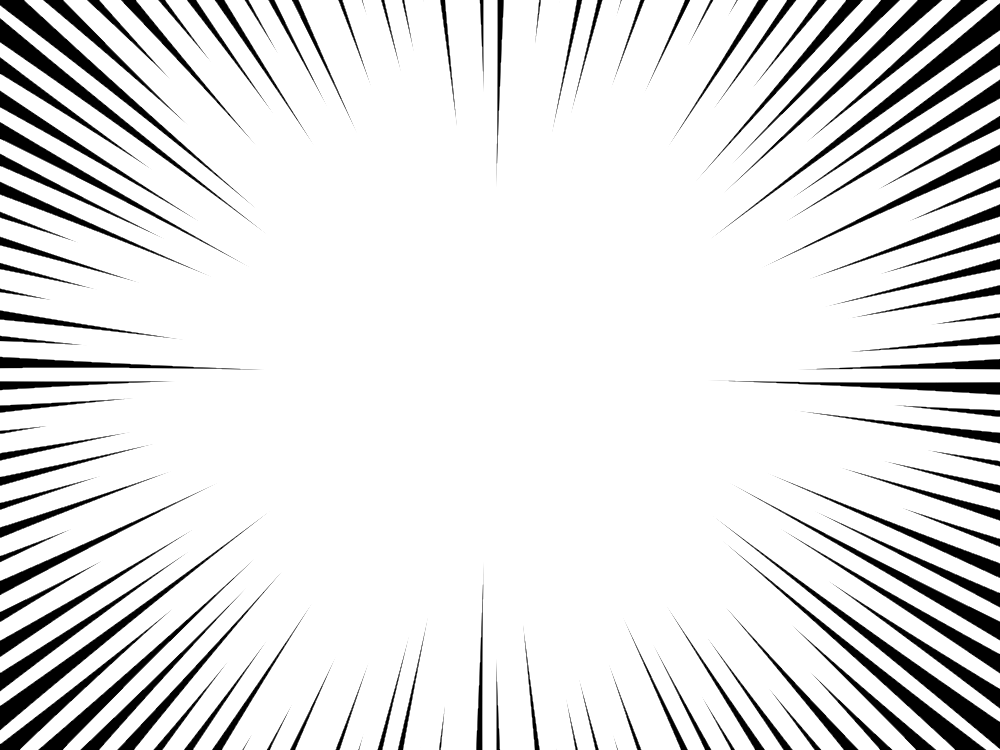
#> input picture data/lines.png, 1000 x 750 px, found by its file name
$ python ld-exam01.py
#> lines starting #> are read from the running program, lines starting #| are printed output that depends on the picture; after the words box and inside, x2 and y2 are one past the last pixel; in counts of white or black regions, pixels touching at a corner belong together
# date : 2024-01-26
# ref : https://www.youtube.com/watch?v=KEYzUP7-kkU&list=PL_r4rS7sBXUJUBmoPra9vMKZ6clpg_tdO&index=2

import cv2
import numpy as np

## Test
def remove_grabcut_bg(image):
	tmp = cv2.cvtColor(image,cv2.COLOR_RGB2GRAY)
	_,alpha = cv2.threshold(tmp,0,255,cv2.THRESH_BINARY)
	r, g, b = cv2.split(image)
	rgba = [r,g,b,alpha]
	dst = cv2.merge(rgba,4)
	return dst

# img = cv2.imread('./data/U2PZu1679322052.jpg')
# resized_img_1 = cv2.resize(img, dsize=(1024,768), interpolation=cv2.INTER_LINEAR)
# cv2.imshow('Image', resized_img_1)

img = cv2.imread('./data/lines.png')
#> img is the input picture: shape (750, 1000, 3); min 0, max 255, mean 227.1
# image = remove_grabcut_bg(img)
gray = cv2.cvtColor(img, cv2.COLOR_BGR2GRAY)
edges = cv2.Canny(gray, 75, 150)
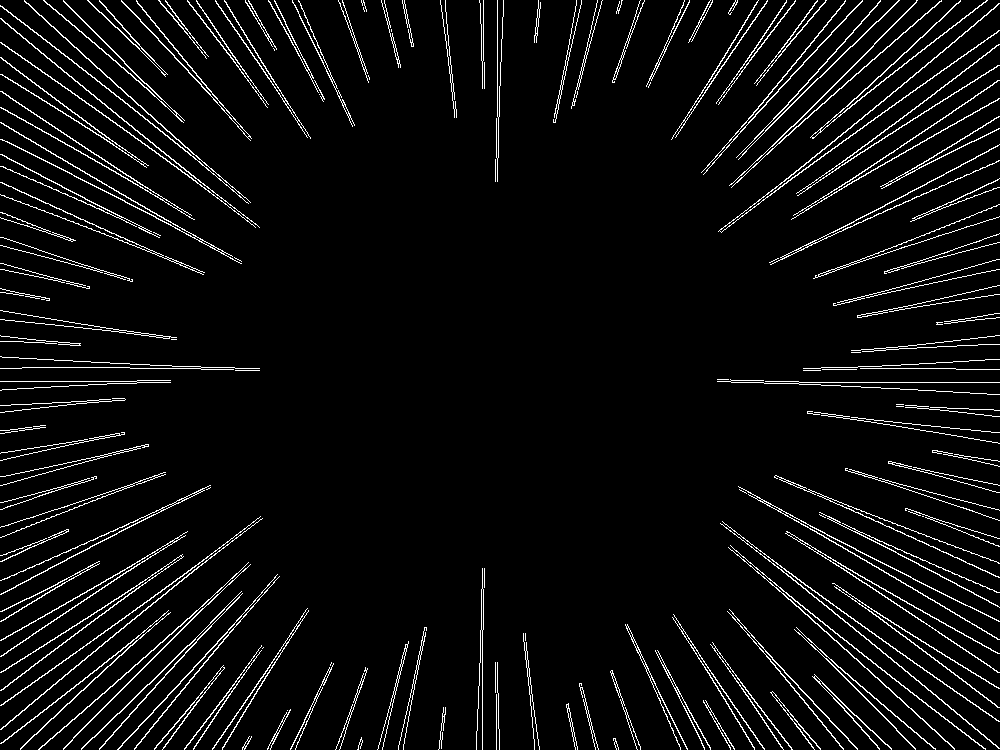
#> edges: shape (750, 1000); 5.3% white in thin lines or dots

lines = cv2.HoughLinesP(edges, 1, np.pi/180, 100, maxLineGap=150)
#> lines = 158 rows, first 6: [63, 748, 217, 594], [17, 33, 252, 224], [0, 368, 259, 368], [731, 382, 999, 382], [717, 379, 999, 394], [722, 521, 947, 704]

for line in lines:
	x1, y1, x2, y2 = line[0]
	cv2.line(img, (x1, y1), (x2, y2), (0,255,0), 3)
#> this loop made 158 passes
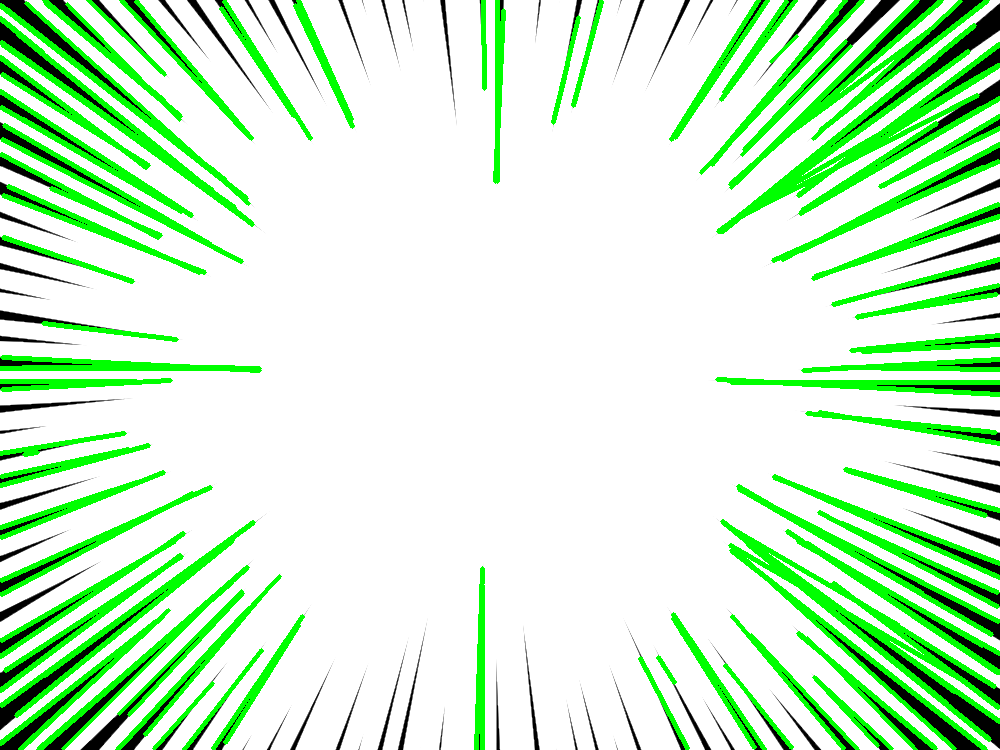
#> img: shape (750, 1000, 3); 15.15% of pixels changed, all inside (x1, y1, x2, y2) = (0, 0, 1000, 750)

cv2.imshow('Edges', edges)
cv2.imshow('Images', img)
cv2.waitKey(0)
cv2.destroyAllWindows()
